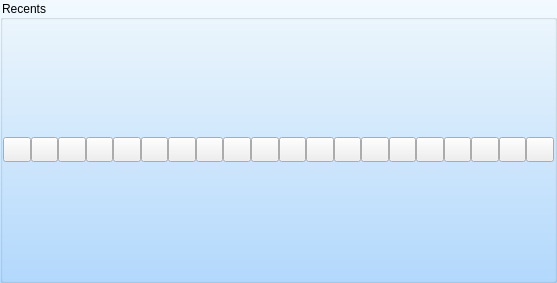
         <widget class="QWidget" name="scrollAreaWidgetContents">
          <property name="geometry">
           <rect>
            <x>0</x>
            <y>0</y>
            <width>557</width>
            <height>283</height>
           </rect>
          </property>
          <layout class="QVBoxLayout" name="verticalLayout_6">
           <property name="spacing">
            <number>0</number>
           </property>
           <property name="leftMargin">
            <number>0</number>
           </property>
           <property name="topMargin">
            <number>0</number>
           </property>
           <property name="rightMargin">
            <number>0</number>
           </property>
           <property name="bottomMargin">
            <number>0</number>
           </property>
           <item>
            <widget class="QGroupBox" name="RecentsGroupBox">
             <property name="styleSheet">
              <string notr="true">QGroupBox{
background-color: qlineargradient(spread:pad, x1:1, y1:1, x2:1, y2:0, stop:0 rgba(180, 219, 255, 255), stop:0.994318 rgba(242, 250, 255, 255));
}</string>
             </property>
             <property name="title">
              <string>Recents</string>
             </property>
             <layout class="QHBoxLayout" name="horizontalLayout_8">
              <property name="spacing">
               <number>0</number>
              </property>
              <property name="leftMargin">
               <number>0</number>
              </property>
              <property name="topMargin">
               <number>0</number>
              </property>
              <property name="rightMargin">
               <number>0</number>
              </property>
              <property name="bottomMargin">
               <number>0</number>
              </property>
              <item>
               <widget class="QPushButton" name="RecentCha">
                <property name="minimumSize">
                 <size>
                  <width>25</width>
                  <height>25</height>
                 </size>
                </property>
                <property name="text">
                 <string/>
                </property>
               </widget>
              </item>
              <item>
               <widget class="QPushButton" name="RecentCha_2">
                <property name="minimumSize">
                 <size>
                  <width>25</width>
                  <height>25</height>
                 </size>
                </property>
                <property name="text">
                 <string/>
                </property>
               </widget>
              </item>
              <item>
               <widget class="QPushButton" name="RecentCha_3">
                <property name="minimumSize">
                 <size>
                  <width>25</width>
                  <height>25</height>
                 </size>
                </property>
                <property name="text">
                 <string/>
                </property>
               </widget>
              </item>
              <item>
               <widget class="QPushButton" name="RecentCha_4">
                <property name="minimumSize">
                 <size>
                  <width>25</width>
                  <height>25</height>
                 </size>
                </property>
                <property name="text">
                 <string/>
                </property>
               </widget>
              </item>
              <item>
               <widget class="QPushButton" name="RecentCha_5">
                <property name="minimumSize">
                 <size>
                  <width>25</width>
                  <height>25</height>
                 </size>
                </property>
                <property name="text">
                 <string/>
                </property>
               </widget>
              </item>
              <item>
               <widget class="QPushButton" name="RecentCha_6">
                <property name="minimumSize">
                 <size>
                  <width>25</width>
                  <height>25</height>
                 </size>
                </property>
                <property name="text">
                 <string/>
                </property>
               </widget>
              </item>
              <item>
               <widget class="QPushButton" name="RecentCha_7">
                <property name="minimumSize">
                 <size>
                  <width>25</width>
                  <height>25</height>
                 </size>
                </property>
                <property name="text">
                 <string/>
                </property>
               </widget>
              </item>
              <item>
               <widget class="QPushButton" name="RecentCha_8">
                <property name="minimumSize">
                 <size>
                  <width>25</width>
                  <height>25</height>
                 </size>
                </property>
                <property name="text">
                 <string/>
                </property>
               </widget>
              </item>
              <item>
               <widget class="QPushButton" name="RecentCha_9">
                <property name="minimumSize">
                 <size>
                  <width>25</width>
                  <height>25</height>
                 </size>
                </property>
                <property name="text">
                 <string/>
                </property>
               </widget>
              </item>
              <item>
               <widget class="QPushButton" name="RecentCha_10">
                <property name="minimumSize">
                 <size>
                  <width>25</width>
                  <height>25</height>
                 </size>
                </property>
                <property name="text">
                 <string/>
                </property>
               </widget>
              </item>
              <item>
               <widget class="QPushButton" name="RecentCha_11">
                <property name="minimumSize">
                 <size>
                  <width>25</width>
                  <height>25</height>
                 </size>
                </property>
                <property name="text">
                 <string/>
                </property>
               </widget>
              </item>
              <item>
               <widget class="QPushButton" name="RecentCha_12">
                <property name="minimumSize">
                 <size>
                  <width>25</width>
                  <height>25</height>
                 </size>
                </property>
                <property name="text">
                 <string/>
                </property>
               </widget>
              </item>
              <item>
               <widget class="QPushButton" name="RecentCha_13">
                <property name="minimumSize">
                 <size>
                  <width>25</width>
                  <height>25</height>
                 </size>
                </property>
                <property name="text">
                 <string/>
                </property>
               </widget>
              </item>
              <item>
               <widget class="QPushButton" name="RecentCha_14">
                <property name="minimumSize">
                 <size>
                  <width>25</width>
                  <height>25</height>
                 </size>
                </property>
                <property name="text">
                 <string/>
                </property>
               </widget>
              </item>
              <item>
               <widget class="QPushButton" name="RecentCha_15">
                <property name="minimumSize">
                 <size>
                  <width>25</width>
                  <height>25</height>
                 </size>
                </property>
                <property name="text">
                 <string/>
                </property>
               </widget>
              </item>
              <item>
               <widget class="QPushButton" name="RecentCha_16">
                <property name="minimumSize">
                 <size>
                  <width>25</width>
                  <height>25</height>
                 </size>
                </property>
                <property name="text">
                 <string/>
                </property>
               </widget>
              </item>
              <item>
               <widget class="QPushButton" name="RecentCha_17">
                <property name="minimumSize">
                 <size>
                  <width>25</width>
                  <height>25</height>
                 </size>
                </property>
                <property name="text">
                 <string/>
                </property>
               </widget>
              </item>
              <item>
               <widget class="QPushButton" name="RecentCha_18">
                <property name="minimumSize">
                 <size>
                  <width>25</width>
                  <height>25</height>
                 </size>
                </property>
                <property name="text">
                 <string/>
                </property>
               </widget>
              </item>
              <item>
               <widget class="QPushButton" name="RecentCha_19">
                <property name="minimumSize">
                 <size>
                  <width>25</width>
                  <height>25</height>
                 </size>
                </property>
                <property name="text">
                 <string/>
                </property>
               </widget>
              </item>
              <item>
               <widget class="QPushButton" name="RecentCha_20">
                <property name="minimumSize">
                 <size>
                  <width>25</width>
                  <height>25</height>
                 </size>
                </property>
                <property name="text">
                 <string/>
                </property>
               </widget>
              </item>
             </layout>
            </widget>
           </item>
          </layout>
         </widget>
